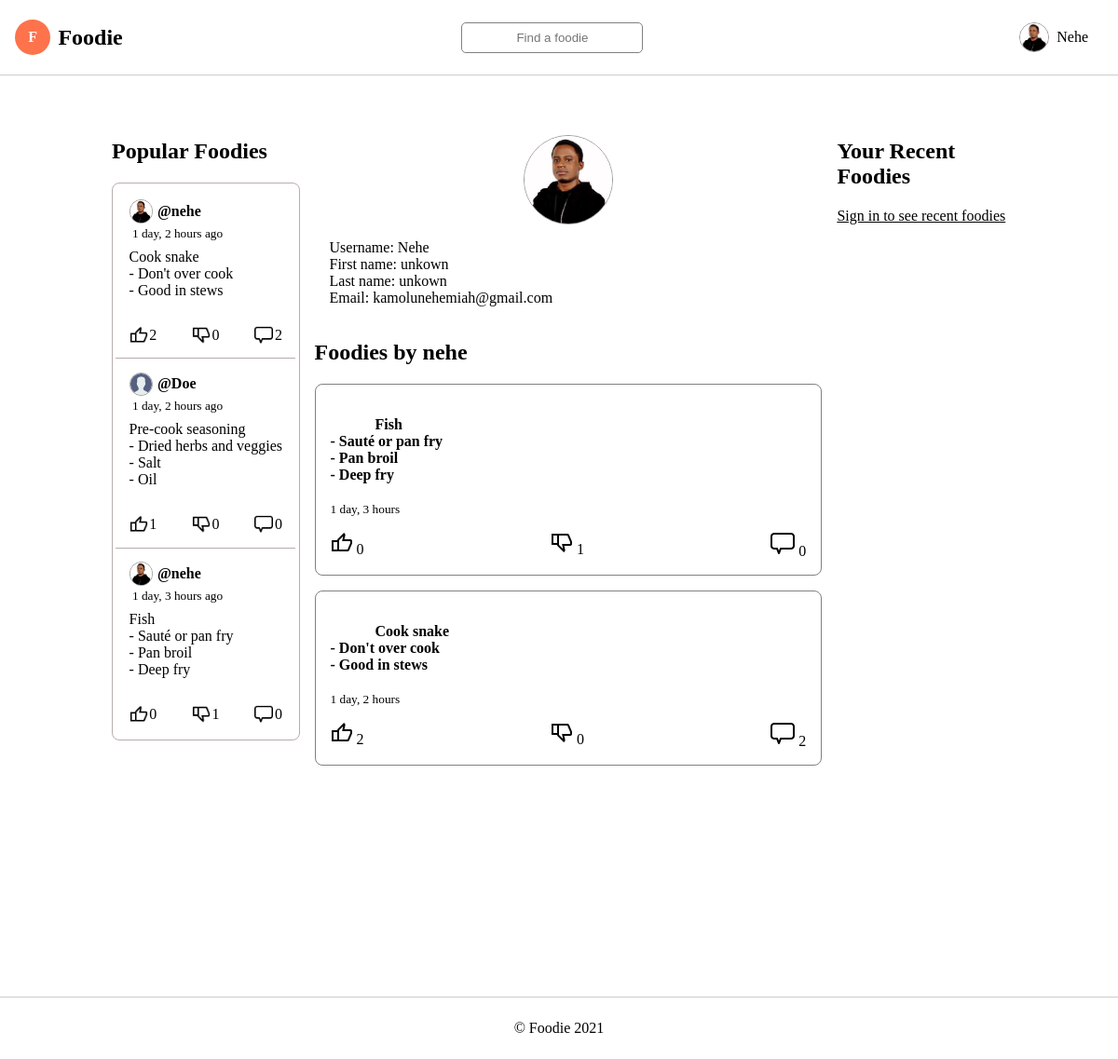
The app's page /profile/1 with its own data.
### fapp/models.py (models this page shows, shortened)
class User(AbstractUser):
    email = models.EmailField(unique=True)
    avatar = models.ImageField(null=True, default='avatar.svg')
    USERNAME_FIELD = 'email'
    REQUIRED_FIELDS = ['username']
    def __str__(self) -> str:
        return self.username

class Post(models.Model):
    body = models.TextField(max_length=200)
    created_at = models.DateTimeField(auto_now_add=True)
    created_by = models.ForeignKey(User, on_delete=models.CASCADE)

### fapp/views.py (the view)
# urls.py: path('profile/<str:pk>', views.show_user_profile, name='profile'),
def show_user_profile(request, pk):
        try:
            user = User.objects.get(pk=pk)
        except User.DoesNotExist:
            messages.error(request, 'User unknown')
            return redirect(reverse('fapp:home'))
        posts = Post.objects.filter(Q(created_by=user))
        popular, recent = get_side_bars_data(request)
        context = {'user': user, 'posts': posts, 'popular': popular, 'recent':recent}
        return render(request, 'fapp/profile.html', context)

### fapp/helpers.py (called while the page is built)
def get_side_bars_data(request):
    popular = Post.objects.filter(Q(created_at__date=datetime.today())) \
                  .annotate(count=Count('upvote')) \
                  .order_by('-count')[:6]
    if not popular:
        popular = Post.objects.all().annotate(count=Count('upvote')) \
                                     .order_by('-count')[:4]
    if request.user.is_authenticated:
        recent = Post.objects.filter(Q(created_by=request.user)) \
                          .order_by('-created_at')[:4]
    else:
        recent = None
    return (popular, recent)

### fapp/templates/fapp/profile.html (shortened to what this page needs)
{% extends 'main.html' %} {% block main %} {% load static %}
<section class="container">
  {% include 'fapp/popular.html' %}
  <section class="middle">
    <section class="user_info">
      <img src="{{user.avatar.url}}" alt="user profile picture" />
      <section class="bio">
        <p><span class="bold">Username:</span> {{user.username | title }}</p>
        {% if user.first_name %}
        <p>
          <span class="bold">First name:</span> {{user.first_name | title }}
        </p>
        {% else %}
        <p><span class="bold">First name:</span> unkown</p>
        {% endif %} {% if user.last_name %}
        <p><span class="bold">Last name:</span> {{user.last_name | title}}</p>
        {% else %}
        <p><span class="bold">Last name:</span> unkown</p>
        {% endif %}
        <p><span class="bold">Email:</span> {{user.email}}</p>
      </section>
    </section>
    <section>
      <h2>Foodies by {{user}}</h2>
       {% for post in posts %}
      <div id="{{post.id}}" class="foodies">
        <section class="foodie_content">
          <div id="{{post.id}}" style="white-space: pre">
            <strong>{{post.body | capfirst}}</strong>
          </div>
          <small>{{post.created_at | timesince}}</small>
          <div class="foodie_actions">
            <a href="{% url 'fapp:upvote' post.id %}" title="Up vote">
              <img src="{% static 'images/upvote.png' %}" alt="up vote icon" />
              {{post.upvote_set.all.count}}
            </a>
            <a href="{% url 'fapp:downvote' post.id %}" title="Down vote">
              <img
                src="{% static 'images/icons8-thumbs-down-24.png' %}"
                alt="down_vote_icon"
              />
              {{post.downvote_set.all.count}}
            </a>
            <a href="{% url 'fapp:comments' post.id %}" title="Comments">
              <img
                src="{% static 'images/icons8-comments-26.png' %}"
                alt="down_vote_icon"
              />
              {{post.comment_set.all.count}}
            </a>
          </div>
        </section>
      </div>
      {% endfor %}
    </section>
  </section>
  {% include 'fapp/recent.html' %}
</section>
{% endblock main %}

### templates/main.html (shortened to what this page needs)
{% load static %}
<!DOCTYPE html>
<html lang="en">
  <head>
    <link
      rel="stylesheet"
      type="text/css"
      href="{% static 'css/navbar.css' %}"
    />
    <link rel="stylesheet" type="text/css" href="{% static 'css/main.css' %}" />
    <link
      rel="stylesheet"
      type="text/css"
      href="{% static 'css/middle_column.css' %}"
    />
  </head>
  <body style="user-select: none">
    <div class="app_container">
      {% include 'navbar.html' %}
      <main class="main_content">
         {% block main %} {% endblock main%}
      </main>
      {% include 'footer.html' %}
    </div>
  </body>
</html>

### templates/navbar.html (shortened to what this page needs)
<nav class="navbar">
  <a href="{% url 'fapp:home' %}" class="logo">
    <div class="logo_text_1">F</div>
    <p class="logo_text_2">Foodie</p>
  </a>
  <form action="{% url 'fapp:home' %}" method="get" class="search_input">
    <input placeholder="Find a foodie" name="search" class="search" />
  </form>
  <ul class="links">
    {% if not user.is_authenticated %}
    <li><a href="{% url 'fapp:login' %}">Login</a></li>
    <li><a href="{% url 'fapp:register' %}">Register</a></li>
    {% else %}
    <li class="dropdown">
      <div class="dropdown_visible">
        <div class="avatar">
          <img src="{{user.avatar.url}}" alt="" />
        </div>
        <p>{{user.username | capfirst }}</p>
      </div>
    </li>
    {% endif %}
  </ul>
</nav>

### fapp/templates/fapp/popular.html (shortened to what this page needs)
{% load static %}
<section class="popular_main">
  <h2>Popular Foodies</h2>
  <section class="wrapper">
    {% for post in popular %}
    <section class="popular_post">
      <a href="{% url 'fapp:comments' post.id %}">
        <div class="profile">
          <div class="profile_pic">
            <img src="{{post.created_by.avatar.url}}" alt="" />
          </div>
          <strong> @{{post.created_by}}</strong>
          <small style="margin-top: 0.2rem"
            >&nbsp;{{post.created_at | timesince}} ago</small
          >
        </div>
        <div class="content">
          <p class="body" style="white-space: pre">{{post.body | capfirst }}</p>
          <div class="actions">
            <p>
              <img src="{% static 'images/upvote.png' %}" alt="up vote icon" />
              {{post.upvote_set.all.count}}
            </p>
            <p>
              <img
                src="{% static 'images/icons8-thumbs-down-24.png' %}"
                alt="down vote icon"
              />
              {{post.downvote_set.all.count}}
            </p>
            <p>
              <img
                src="{% static 'images/icons8-comments-26.png' %}"
                alt="down vote icon"
              />
              {{post.comment_set.all.count}}
            </p>
          </div>
        </div>
      </a>
    </section>
    {% endfor %}
  </section>
</section>

### fapp/templates/fapp/recent.html (shortened to what this page needs)
{% load static %}
<section class="recent_main">
  <h2>Your Recent Foodies</h2>
  {% if not request.user.is_authenticated %}
  <p>
    <a href="{% url 'fapp:login' %}" style="text-decoration: underline"
      >Sign in to see recent foodies</a
    >
  </p>
  {% elif not recent %}
  <p>You haven't posted a foodie yet</p>
  {% endif %}
</section>

### templates/footer.html (shortened to what this page needs)
<footer>&copy; Foodie {% now "Y" %}</footer>

### static/css/navbar.css (style rules this page uses)
.logo { display: flex; align-items: center; font-weight: 700; }
.logo_text_1 { background-color: #FE724C; border-radius: 100%; padding: 1.2rem; height: 2rem; width: 2rem; color: #fff; margin-right: .5rem; display: flex; align-items: center; justify-content: center; }
.logo_text_2 { font-size: 1.5rem; }
ul.links { display: flex; }
.links > li:first-of-type { margin-right: 1rem; }

### static/css/main.css (style rules this page uses)
html, body { padding: 0; margin: 0; }
*, *::after, *::before { box-sizing: border-box; }
ul { list-style-type: none; }
a { text-decoration: none; color: #000; }

### templates/main.html (style rules this page uses)
.app_container { display: flex; flex-direction: column; }
.main_content { margin-top: 3rem; }

### templates/navbar.html (style rules this page uses)
.navbar { display: flex; justify-content: space-between; align-items: center; border-bottom: 1px solid hsl(0, 3%, 80%); padding: 0.5rem 1rem; width: 100%; }
.search { border-radius: 5px; padding: 0.5rem; border: 1px solid grey; text-align: center; width: 100%; }
.avatar { height: 2rem; width: 2rem; border-radius: 50%; display: grid; place-items: center; margin-right: 0.5rem; }
.avatar > img { width: 100%; height: 100%; object-fit: contain; border: 1px solid hsl(0, 0%, 60%); border-radius: 50%; }
.dropdown, p { margin: 0; padding: 0; position: relative; }
.dropdown_visible { display: flex; align-items: center; }

### fapp/templates/fapp/popular.html (style rules this page uses)
.wrapper { border-radius: 8px; padding: 0.2rem; border: 1px solid hsl(0, 7%, 70%); border-radius: 8px; }
.popular_post { display: flex; padding: 0.2rem; width: 100%; color: rgb(6, 7, 68); transition: all 0.2s ease-in; border-bottom: 1px solid hsl(0, 7%, 70%); }
.popular_post:last-of-type { border-bottom: 0; }
.popular_post .profile_pic { height: 1.6rem; width: 1.6rem; border-radius: 100%; margin-right: 0.3em; }
.profile_pic > img { width: 100%; height: 100%; object-fit: contain; border: 1px solid hsl(0, 0%, 60%); border-radius: 100%; }
.content { margin-top: 0.5rem; }
.content > .actions { display: flex; justify-content: space-between; }
.content > .actions p { display: flex; align-items: center; margin-top: 1.2rem; }
.content > .actions p > img { margin-right: 0.1rem; transition: background-color 0.5s ease-in; width: 20px; height: 20px; }
.popular_post > a { display: block; width: 100%; padding: 0.7em; }
.profile { display: flex; align-items: center; flex-wrap: wrap; }

### fapp/templates/fapp/recent.html (style rules this page uses)
.wrapper { border-radius: 8px; padding: 0.2rem; }
.content p { margin: 0; }
.content > .actions { display: flex; margin-top: 0.6em; justify-content: space-between; }
.content > .actions p { display: flex; align-items: center; margin-top: 1.2rem; }
.content > .actions p > img { margin-right: 0.1rem; transition: background-color 0.5s ease-in; width: 20px; height: 20px; }

### fapp/templates/fapp/profile.html (style rules this page uses)
.container { display: grid; grid-template-columns: 1fr 3fr 1fr; column-gap: 1rem; width: 80%; margin: 0 auto; }
.middle { width: 100%; max-width: 600px; margin: 0 auto; }
.user_info { display: flex; flex-direction: column; border-radius: 8px; padding-top: 1rem; }
.user_info > img { height: 6rem; width: 6rem; align-self: center; justify-self: center; border-radius: 50%; border: 1px solid hsl(0, 0%, 60%); }
.user_info > .bio { padding: 1rem; }
.foodies { border: 1px solid grey; margin-bottom: 1rem; padding: 1rem; border-radius: 8px; }
.foodie_content > .foodie_actions { margin-top: 1rem; display: flex; justify-content: space-between; }

### templates/footer.html (style rules this page uses)
footer { display: flex; flex-direction: column; align-items: center; justify-content: center; border-top: 1px solid hsl(0, 2%, 80%); margin-top: 1rem; padding: 1.5rem 0; position: relative; bottom: -200px; height: 100%; margin-bottom: 0; }

### records on screen
User: avatar (picture), username "Nehe", email "kamolunehemiah@gmail.com", username "nehe"
Post: created_by.avatar (picture), created_by "nehe", created_at "1 day, 2 hours", body "Cook snake - Don't over cook - Good in stews", upvote_set.all.count "2", downvote_set.all.count "0", comment_set.all.count "2"
Post: created_by.avatar (placeholder picture), created_by "Doe", created_at "1 day, 2 hours", body "Pre-cook seasoning - Dried herbs and veggies - Salt - Oil", upvote_set.all.count "1", downvote_set.all.count "0", comment_set.all.count "0"
Post: created_by.avatar (picture), created_by "nehe", created_at "1 day, 3 hours", body "Fish - Sauté or pan fry - Pan broil - Deep fry", upvote_set.all.count "0", downvote_set.all.count "1", comment_set.all.count "0"
